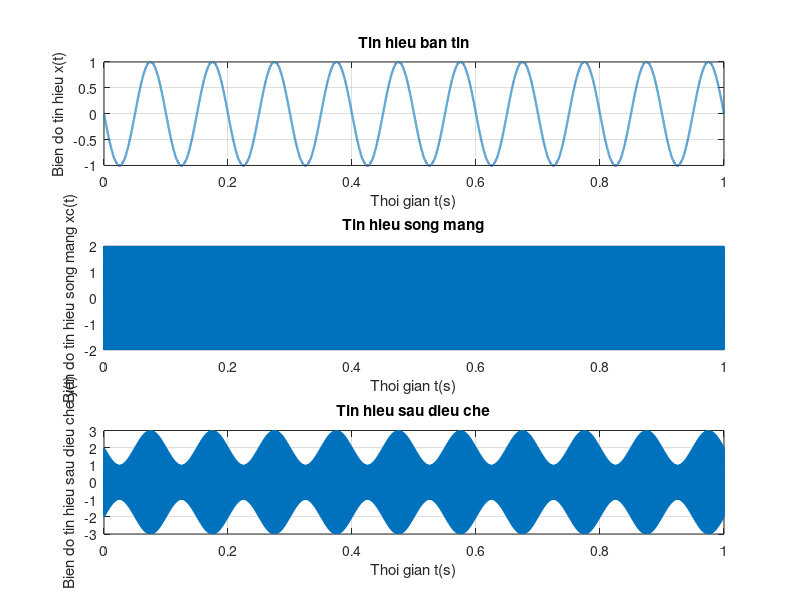

Write MATLAB code to recreate this figure.
clc; clear

% Thiet lap thong so 
fs = 100000;
ts = 1 / fs;
F = 10;
T = 1 / F;
t = 0:ts:10*T - ts;

% Tin hieu ban tin
x = cos(20*pi*t + pi / 2);

% a. Dieu che
Ac = 2;
fc = 1e3;
phic = pi;
m = 0.5;

% Tin hieu song mang
xc = Ac*cos(2*pi*fc*t + phic);

% Chuan hoa tin hieu ban tin
x_norm = x / max(abs(x));

% Dieu che
y = (1 + m*x_norm) .* xc;

% b.
N_mau = round(10*T*fs);

figure;
subplot(3, 1, 1);
plot(t(1:N_mau), x(1:N_mau), 'LineWidth', 1.5);
grid on;
xlabel('Thoi gian t(s)');
ylabel('Bien do tin hieu x(t)');
title('Tin hieu ban tin');

subplot(3, 1, 2);
plot(t(1:N_mau), xc(1:N_mau), 'LineWidth', 1.5);
grid on;
xlabel('Thoi gian t(s)');
ylabel('Bien do tin hieu song mang xc(t)');
title('Tin hieu song mang');

subplot(3, 1, 3);
plot(t(1:N_mau), y(1:N_mau), 'LineWidth', 1.5);
grid on;
xlabel('Thoi gian t(s)');
ylabel('Bien do tin hieu sau dieu che y(t)');
title('Tin hieu sau dieu che');
